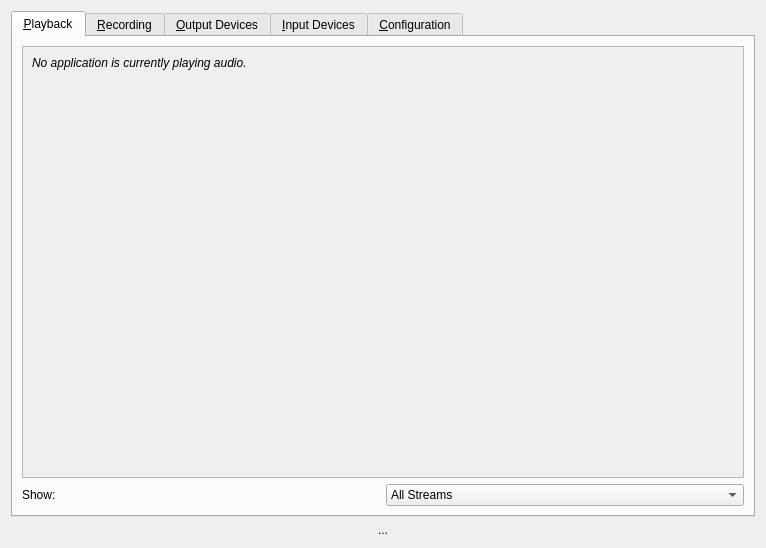
<?xml version="1.0" encoding="UTF-8"?>
<ui version="4.0">
 <class>MainWindow</class>
 <widget class="QDialog" name="MainWindow">
  <property name="geometry">
   <rect>
    <x>0</x>
    <y>0</y>
    <width>766</width>
    <height>548</height>
   </rect>
  </property>
  <property name="windowTitle">
   <string>Volume Control</string>
  </property>
  <property name="windowIcon">
   <iconset theme="multimedia-volume-control">
    <normaloff>.</normaloff>.</iconset>
  </property>
  <layout class="QVBoxLayout" name="verticalLayout">
   <item>
    <widget class="QTabWidget" name="notebook">
     <property name="currentIndex">
      <number>0</number>
     </property>
     <widget class="QWidget" name="tab">
      <attribute name="title">
       <string>&amp;Playback</string>
      </attribute>
      <layout class="QGridLayout" name="gridLayout">
       <item row="0" column="0" colspan="2">
        <widget class="QScrollArea" name="scrollArea">
         <property name="widgetResizable">
          <bool>true</bool>
         </property>
         <widget class="QWidget" name="streamsVBox">
          <property name="geometry">
           <rect>
            <x>0</x>
            <y>0</y>
            <width>730</width>
            <height>423</height>
           </rect>
          </property>
          <property name="sizePolicy">
           <sizepolicy hsizetype="Preferred" vsizetype="Maximum">
            <horstretch>0</horstretch>
            <verstretch>0</verstretch>
           </sizepolicy>
          </property>
          <layout class="QVBoxLayout" name="verticalLayout_2">
           <item>
            <widget class="QLabel" name="noStreamsLabel">
             <property name="text">
              <string>&lt;i&gt;No application is currently playing audio.&lt;/i&gt;</string>
             </property>
            </widget>
           </item>
          </layout>
         </widget>
        </widget>
       </item>
       <item row="1" column="0">
        <widget class="QLabel" name="label">
         <property name="text">
          <string>Show:</string>
         </property>
        </widget>
       </item>
       <item row="1" column="1">
        <widget class="QComboBox" name="sinkInputTypeComboBox">
         <item>
          <property name="text">
           <string>All Streams</string>
          </property>
         </item>
         <item>
          <property name="text">
           <string>Applications</string>
          </property>
         </item>
         <item>
          <property name="text">
           <string>Virtual Streams</string>
          </property>
         </item>
        </widget>
       </item>
      </layout>
     </widget>
     <widget class="QWidget" name="tab_2">
      <attribute name="title">
       <string>&amp;Recording</string>
      </attribute>
      <layout class="QGridLayout" name="gridLayout_2">
       <item row="0" column="0" colspan="2">
        <widget class="QScrollArea" name="scrollArea_2">
         <property name="widgetResizable">
          <bool>true</bool>
         </property>
         <widget class="QWidget" name="recsVBox">
          <property name="geometry">
           <rect>
            <x>0</x>
            <y>0</y>
            <width>730</width>
            <height>423</height>
           </rect>
          </property>
          <property name="sizePolicy">
           <sizepolicy hsizetype="Preferred" vsizetype="Maximum">
            <horstretch>0</horstretch>
            <verstretch>0</verstretch>
           </sizepolicy>
          </property>
          <layout class="QVBoxLayout" name="verticalLayout_3">
           <item>
            <widget class="QLabel" name="noRecsLabel">
             <property name="text">
              <string>&lt;i&gt;No application is currently recording audio.&lt;/i&gt;</string>
             </property>
            </widget>
           </item>
          </layout>
         </widget>
        </widget>
       </item>
       <item row="1" column="0">
        <widget class="QLabel" name="label_2">
         <property name="text">
          <string>Show:</string>
         </property>
        </widget>
       </item>
       <item row="1" column="1">
        <widget class="QComboBox" name="sourceOutputTypeComboBox">
         <item>
          <property name="text">
           <string>All Streams</string>
          </property>
         </item>
         <item>
          <property name="text">
           <string>Applications</string>
          </property>
         </item>
         <item>
          <property name="text">
           <string>Virtual Streams</string>
          </property>
         </item>
        </widget>
       </item>
      </layout>
     </widget>
     <widget class="QWidget" name="tab_3">
      <attribute name="title">
       <string>&amp;Output Devices</string>
      </attribute>
      <layout class="QGridLayout" name="gridLayout_3">
       <item row="0" column="0" colspan="2">
        <widget class="QScrollArea" name="scrollArea_3">
         <property name="widgetResizable">
          <bool>true</bool>
         </property>
         <widget class="QWidget" name="sinksVBox">
          <property name="geometry">
           <rect>
            <x>0</x>
            <y>0</y>
            <width>730</width>
            <height>423</height>
           </rect>
          </property>
          <property name="sizePolicy">
           <sizepolicy hsizetype="Preferred" vsizetype="Maximum">
            <horstretch>0</horstretch>
            <verstretch>0</verstretch>
           </sizepolicy>
          </property>
          <layout class="QVBoxLayout" name="verticalLayout_4">
           <item>
            <widget class="QLabel" name="noSinksLabel">
             <property name="text">
              <string>&lt;i&gt;No output devices available&lt;/i&gt;</string>
             </property>
            </widget>
           </item>
          </layout>
         </widget>
        </widget>
       </item>
       <item row="1" column="0">
        <widget class="QLabel" name="label_3">
         <property name="text">
          <string>Show:</string>
         </property>
        </widget>
       </item>
       <item row="1" column="1">
        <widget class="QComboBox" name="sinkTypeComboBox">
         <item>
          <property name="text">
           <string>All Output Devices</string>
          </property>
         </item>
         <item>
          <property name="text">
           <string>Hardware Output Devices</string>
          </property>
         </item>
         <item>
          <property name="text">
           <string>Virtual Output Devices</string>
          </property>
         </item>
        </widget>
       </item>
      </layout>
     </widget>
     <widget class="QWidget" name="tab_4">
      <attribute name="title">
       <string>&amp;Input Devices</string>
      </attribute>
      <layout class="QGridLayout" name="gridLayout_4">
       <item row="0" column="0" colspan="2">
        <widget class="QScrollArea" name="scrollArea_4">
         <property name="widgetResizable">
          <bool>true</bool>
         </property>
         <widget class="QWidget" name="sourcesVBox">
          <property name="geometry">
           <rect>
            <x>0</x>
            <y>0</y>
            <width>730</width>
            <height>423</height>
           </rect>
          </property>
          <property name="sizePolicy">
           <sizepolicy hsizetype="Preferred" vsizetype="Maximum">
            <horstretch>0</horstretch>
            <verstretch>0</verstretch>
           </sizepolicy>
          </property>
          <layout class="QVBoxLayout" name="verticalLayout_5">
           <item>
            <widget class="QLabel" name="noSourcesLabel">
             <property name="text">
              <string>&lt;i&gt;No input devices available&lt;/i&gt;</string>
             </property>
            </widget>
           </item>
          </layout>
         </widget>
        </widget>
       </item>
       <item row="1" column="0">
        <widget class="QLabel" name="label_4">
         <property name="text">
          <string>Show:</string>
         </property>
        </widget>
       </item>
       <item row="1" column="1">
        <widget class="QComboBox" name="sourceTypeComboBox">
         <item>
          <property name="text">
           <string>All Input Devices</string>
          </property>
         </item>
         <item>
          <property name="text">
           <string>All Except Monitors</string>
          </property>
         </item>
         <item>
          <property name="text">
           <string>Hardware Input Devices</string>
          </property>
         </item>
         <item>
          <property name="text">
           <string>Virtual Input Devices</string>
          </property>
         </item>
         <item>
          <property name="text">
           <string>Monitors</string>
          </property>
         </item>
        </widget>
       </item>
      </layout>
     </widget>
     <widget class="QWidget" name="tab_5">
      <attribute name="title">
       <string>&amp;Configuration</string>
      </attribute>
      <layout class="QVBoxLayout" name="verticalLayout_7">
       <item>
        <widget class="QScrollArea" name="scrollArea_5">
         <property name="widgetResizable">
          <bool>true</bool>
         </property>
         <widget class="QWidget" name="cardsVBox">
          <property name="geometry">
           <rect>
            <x>0</x>
            <y>0</y>
            <width>730</width>
            <height>433</height>
           </rect>
          </property>
          <property name="sizePolicy">
           <sizepolicy hsizetype="Preferred" vsizetype="Maximum">
            <horstretch>0</horstretch>
            <verstretch>0</verstretch>
           </sizepolicy>
          </property>
          <layout class="QVBoxLayout" name="verticalLayout_6">
           <item>
            <widget class="QLabel" name="noCardsLabel">
             <property name="text">
              <string>&lt;i&gt;No cards available for configuration&lt;/i&gt;</string>
             </property>
            </widget>
           </item>
          </layout>
         </widget>
        </widget>
       </item>
       <item>
        <widget class="QCheckBox" name="showVolumeMetersCheckButton">
         <property name="text">
          <string>Show volume meters</string>
         </property>
        </widget>
       </item>
      </layout>
     </widget>
    </widget>
   </item>
   <item>
    <widget class="QLabel" name="connectingLabel">
     <property name="text">
      <string>...</string>
     </property>
     <property name="alignment">
      <set>Qt::AlignCenter</set>
     </property>
    </widget>
   </item>
  </layout>
 </widget>
 <resources/>
 <connections/>
</ui>
